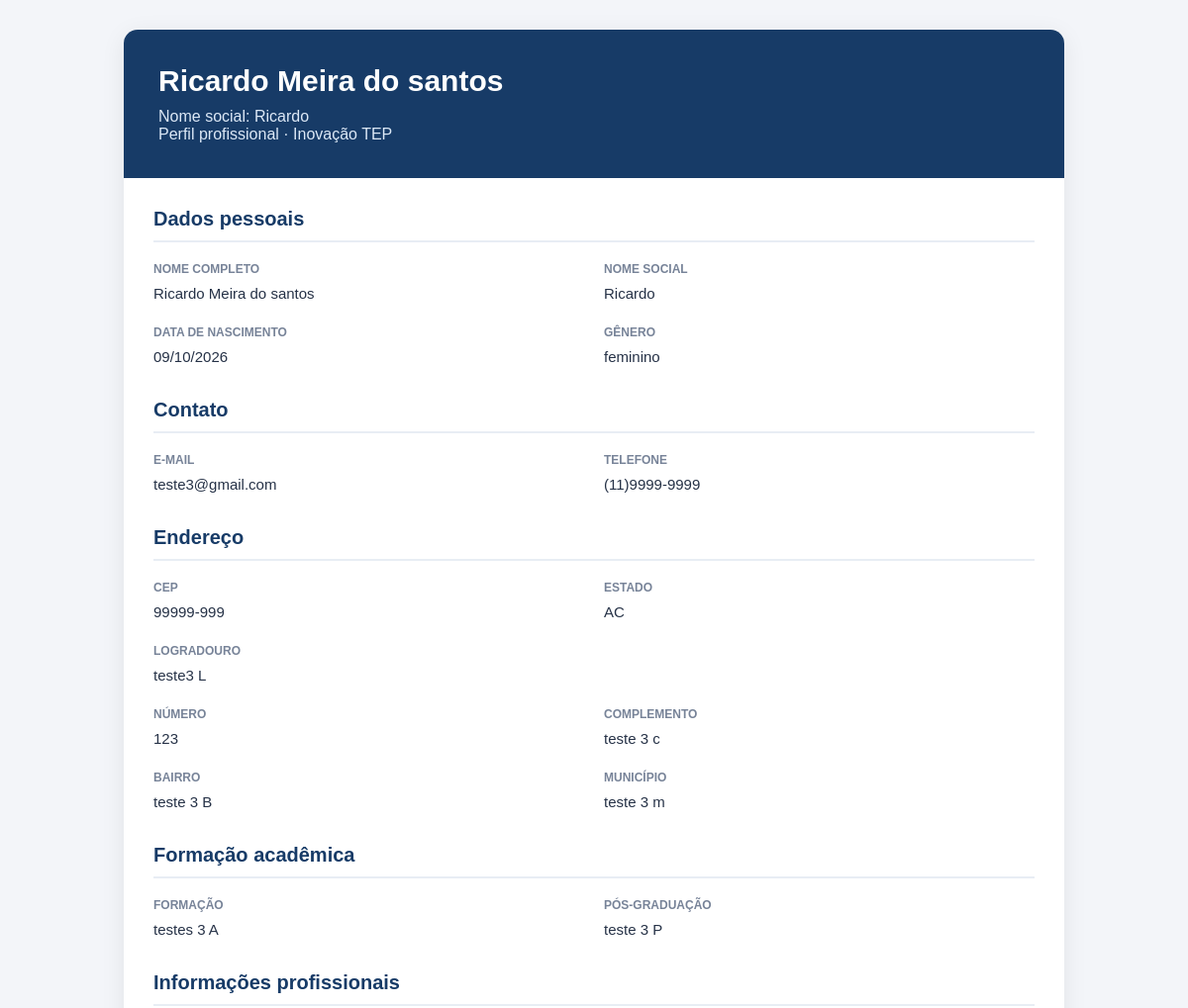
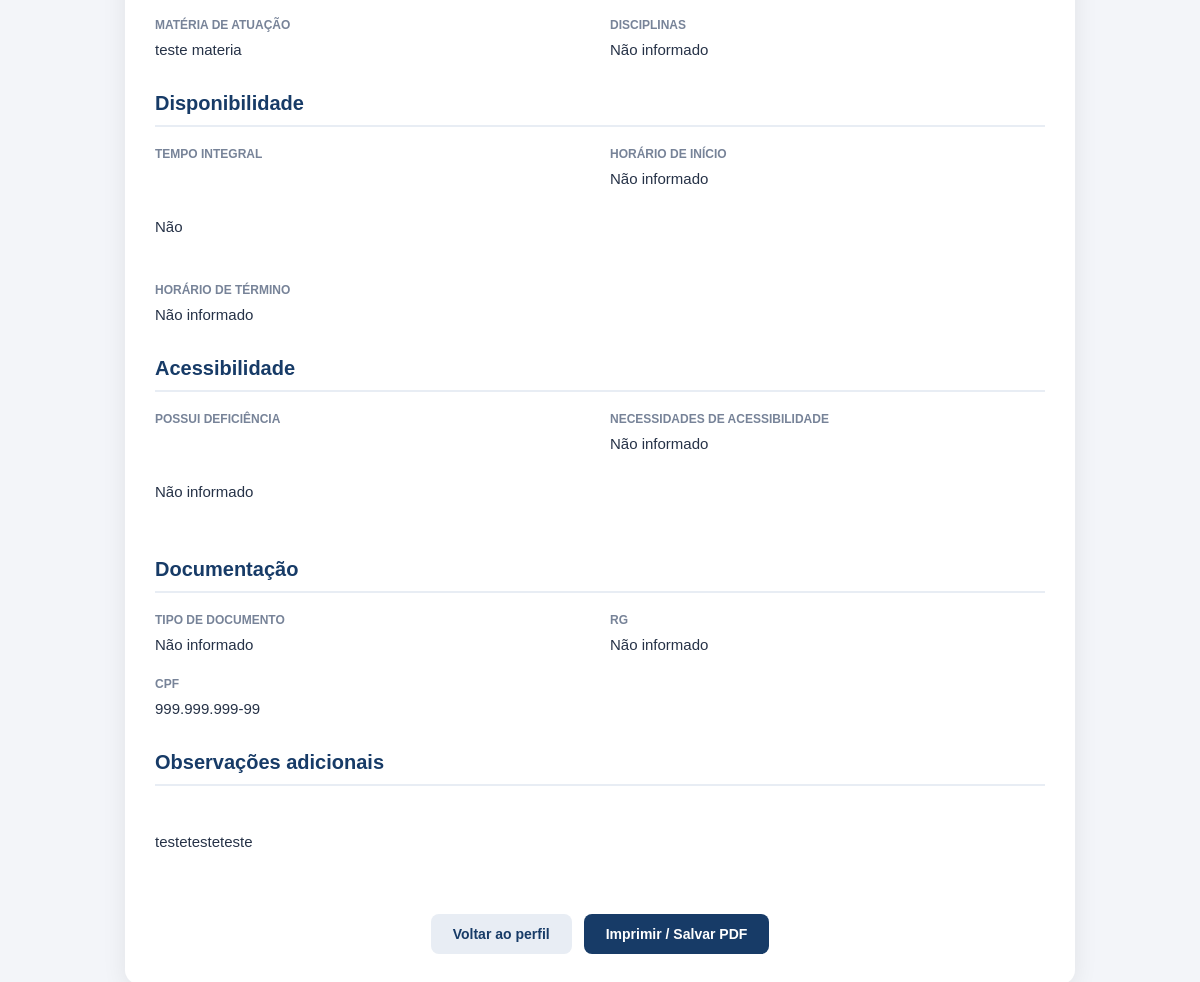
The app's page /usuario/colaborador/informacoes/ (signed in), older data (2 pictures, top to bottom).
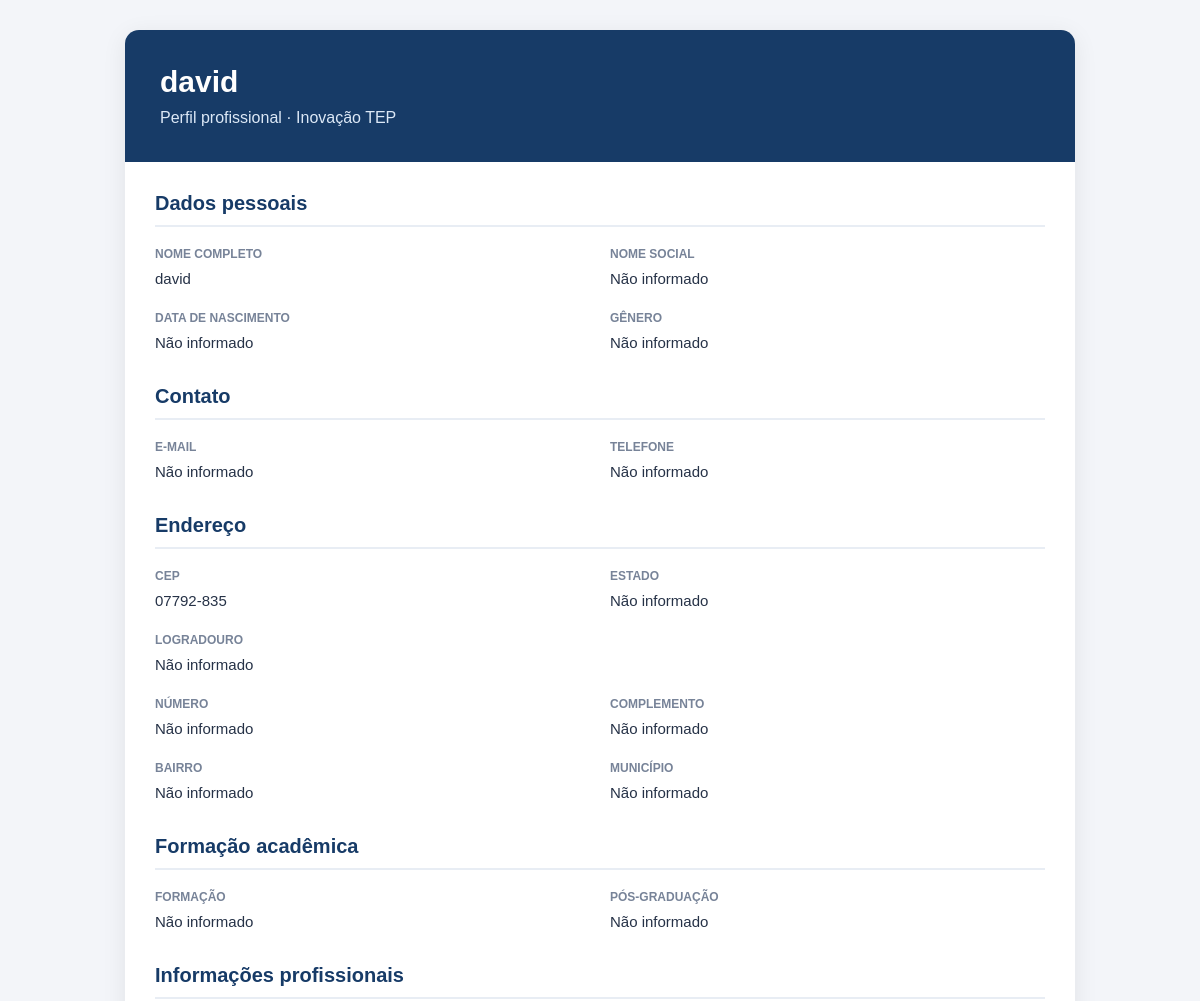
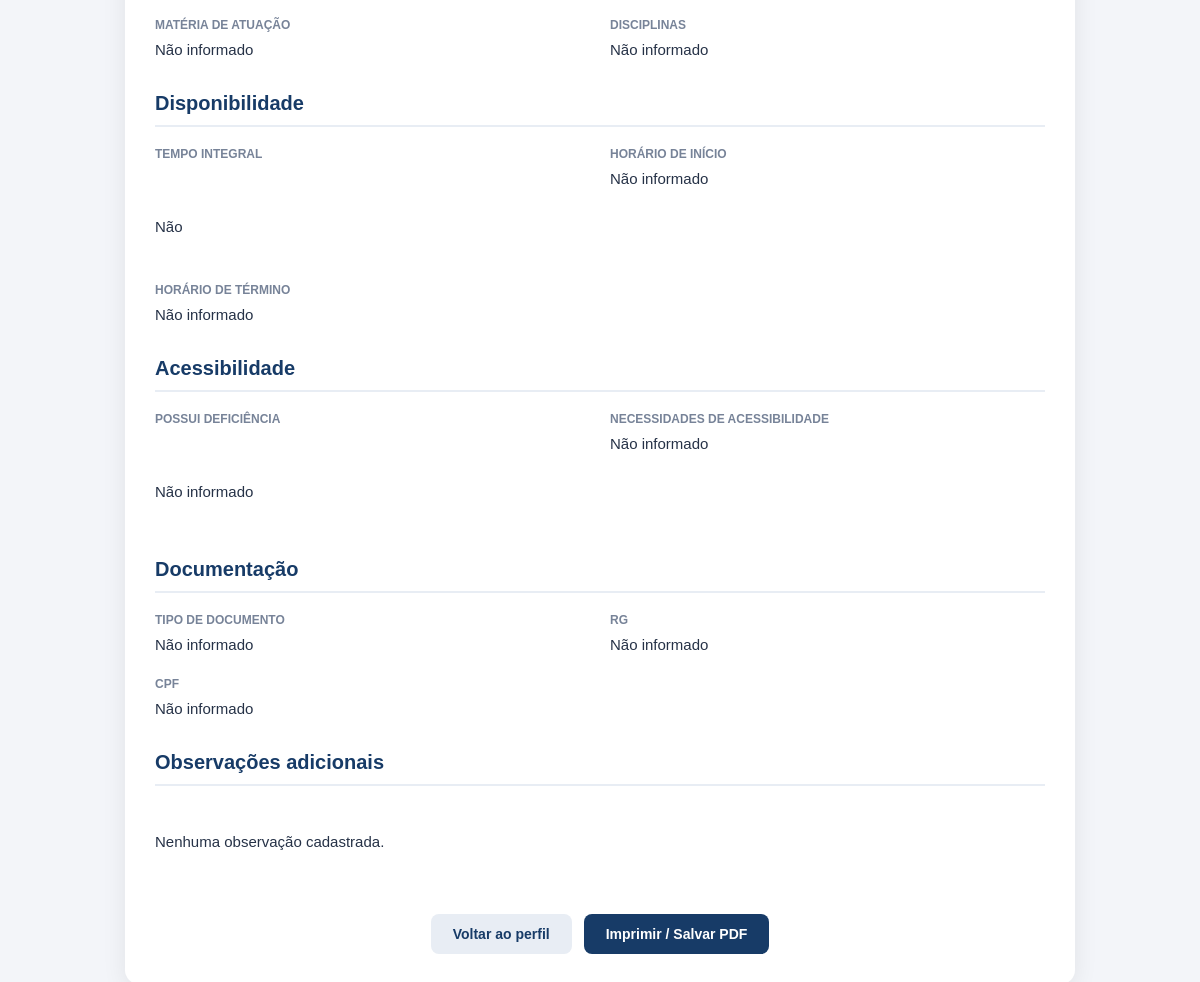
The same page, newer data (2 pictures, top to bottom).
### usuario/models.py (models this page shows, shortened)
class InformacoesColaborador(models.Model):
    usuario = models.OneToOneField(
        Usuarios, on_delete=models.CASCADE, related_name="informacoes_colaborador"
    )
    nome_completo = models.CharField(max_length=255, blank=True)
    nome_social = models.CharField(max_length=255, blank=True)
    data_nascimento = models.DateField(null=True, blank=True)
    genero = models.CharField(max_length=30, blank=True)
    possui_deficiencia = models.CharField(max_length=10, blank=True)
    necessidades_acessibilidade = models.TextField(blank=True)
    email = models.EmailField(blank=True)
    telefone = models.CharField(max_length=20, blank=True)
    cep = models.CharField(max_length=9, blank=True)
    numero = models.CharField(max_length=20, blank=True)
    logradouro = models.CharField(max_length=255, blank=True)
    complemento = models.CharField(max_length=255, blank=True)
    bairro = models.CharField(max_length=100, blank=True)
    municipio = models.CharField(max_length=100, blank=True)
    uf = models.CharField(max_length=2, blank=True)
    tipo_documento = models.CharField(max_length=20, blank=True)
    rg = models.CharField(max_length=30, blank=True)
    cpf = models.CharField(max_length=14, blank=True)
    materia = models.CharField(max_length=100, blank=True)
    tempo_integral = models.BooleanField(default=False)
    horario_inicio = models.TimeField(null=True, blank=True)
    horario_fim = models.TimeField(null=True, blank=True)
    formacao = models.CharField(max_length=255, blank=True)
    pos_graduacao = models.CharField(max_length=255, blank=True)
    disciplinas = models.JSONField(default=list, blank=True)
    observacoes = models.TextField(max_length=1000, blank=True)
    class Meta:
        db_table = "informacoes_colaborador"
        verbose_name = "Informação do colaborador"
        verbose_name_plural = "Informações dos colaboradores"

### usuario/views.py (the view)
# urls.py: path('colaborador/informacoes/', views.informacoes_colaborador, name='informacoes_colaborador'),
def informacoes_colaborador(request):
    usuario_id = request.session.get("usuario_id")
    if not usuario_id:
        return redirect("login_colaborador")
    try:
        usuario = Usuarios.objects.get(pk=usuario_id)
    except Usuarios.DoesNotExist:
        request.session.flush()
        return redirect("login_colaborador")
    try:
        informacoes = InformacoesColaborador.objects.get(usuario_id=usuario.pk)
    except InformacoesColaborador.DoesNotExist:
        informacoes = None
    return render(
        request,
        "usuarios/informacoes_colaborador.html",
        {
            "usuario": usuario,
            "informacoes": informacoes,
        },
    )

### templates/usuarios/informacoes_colaborador.html (shortened to what this page needs)
{% load static %}
<!DOCTYPE html>
<html lang="pt-br">
<head>
</head>
<body>
<div class="curriculo">
    <header class="cabecalho">
        <h1>{{ informacoes.nome_completo|default:"Currículo do colaborador" }}</h1>
        {% if informacoes.nome_social %}
            <p>Nome social: {{ informacoes.nome_social }}</p>
        {% endif %}
        <p>Perfil profissional · Inovação TEP</p>
    </header>
    <main class="conteudo">
        <section class="secao">
            <h2>Dados pessoais</h2>
            <div class="grade">
                <div class="campo">
                    <span class="rotulo">Nome completo</span>
                    <div class="valor">{{ informacoes.nome_completo|default:"Não informado" }}</div>
                </div>
                <div class="campo">
                    <span class="rotulo">Nome social</span>
                    <div class="valor">{{ informacoes.nome_social|default:"Não informado" }}</div>
                </div>
                <div class="campo">
                    <span class="rotulo">Data de nascimento</span>
                    <div class="valor">{{ informacoes.data_nascimento|date:"d/m/Y"|default:"Não informado" }}</div>
                </div>
                <div class="campo">
                    <span class="rotulo">Gênero</span>
                    <div class="valor">{{ informacoes.genero|default:"Não informado" }}</div>
                </div>
            </div>
        </section>
        <section class="secao">
            <h2>Contato</h2>
            <div class="grade">
                <div class="campo">
                    <span class="rotulo">E-mail</span>
                    <div class="valor">{{ informacoes.email|default:"Não informado" }}</div>
                </div>
                <div class="campo">
                    <span class="rotulo">Telefone</span>
                    <div class="valor">{{ informacoes.telefone|default:"Não informado" }}</div>
                </div>
            </div>
        </section>
        <section class="secao">
            <h2>Endereço</h2>
            <div class="grade">
                <div class="campo">
                    <span class="rotulo">CEP</span>
                    <div class="valor">{{ informacoes.cep|default:"Não informado" }}</div>
                </div>
                <div class="campo">
                    <span class="rotulo">Estado</span>
                    <div class="valor">{{ informacoes.uf|default:"Não informado" }}</div>
                </div>
                <div class="campo campo-completo">
                    <span class="rotulo">Logradouro</span>
                    <div class="valor">{{ informacoes.logradouro|default:"Não informado" }}</div>
                </div>
                <div class="campo">
                    <span class="rotulo">Número</span>
                    <div class="valor">{{ informacoes.numero|default:"Não informado" }}</div>
                </div>
                <div class="campo">
                    <span class="rotulo">Complemento</span>
                    <div class="valor">{{ informacoes.complemento|default:"Não informado" }}</div>
                </div>
                <div class="campo">
                    <span class="rotulo">Bairro</span>
                    <div class="valor">{{ informacoes.bairro|default:"Não informado" }}</div>
                </div>
                <div class="campo">
                    <span class="rotulo">Município</span>
                    <div class="valor">{{ informacoes.municipio|default:"Não informado" }}</div>
                </div>
            </div>
        </section>
        <section class="secao">
            <h2>Formação acadêmica</h2>
            <div class="grade">
                <div class="campo">
                    <span class="rotulo">Formação</span>
                    <div class="valor">{{ informacoes.formacao|default:"Não informado" }}</div>
                </div>
                <div class="campo">
                    <span class="rotulo">Pós-graduação</span>
                    <div class="valor">{{ informacoes.pos_graduacao|default:"Não informado" }}</div>
                </div>
            </div>
        </section>
        <section class="secao">
            <h2>Informações profissionais</h2>
            <div class="grade">
                <div class="campo">
                    <span class="rotulo">Matéria de atuação</span>
                    <div class="valor">{{ informacoes.materia|default:"Não informado" }}</div>
                </div>
                <div class="campo">
                    <span class="rotulo">Disciplinas</span>
                    <div class="valor">{{ informacoes.disciplinas|default:"Não informado" }}</div>
                </div>
            </div>
        </section>
        <section class="secao">
            <h2>Disponibilidade</h2>
            <div class="grade">
                <div class="campo">
                    <span class="rotulo">Tempo integral</span>
                    <div class="valor">
                        {% if informacoes.tempo_integral == True %}
                            Sim
                        {% elif informacoes.tempo_integral == False %}
                            Não
                        {% else %}
                            Não informado
                        {% endif %}
                    </div>
                </div>
                <div class="campo">
                    <span class="rotulo">Horário de início</span>
                    <div class="valor">{{ informacoes.horario_inicio|default:"Não informado" }}</div>
                </div>
                <div class="campo">
                    <span class="rotulo">Horário de término</span>
                    <div class="valor">{{ informacoes.horario_fim|default:"Não informado" }}</div>
                </div>
            </div>
        </section>
        <section class="secao">
            <h2>Acessibilidade</h2>
            <div class="grade">
                <div class="campo">
                    <span class="rotulo">Possui deficiência</span>
                    <div class="valor">
                        {% if informacoes.possui_deficiencia == True %}
                            Sim
                        {% elif informacoes.possui_deficiencia == False %}
                            Não
                        {% else %}
                            Não informado
                        {% endif %}
                    </div>
                </div>
                <div class="campo">
                    <span class="rotulo">Necessidades de acessibilidade</span>
                    <div class="valor">{{ informacoes.necessidades_acessibilidade|default:"Não informado" }}</div>
                </div>
            </div>
        </section>
        <section class="secao">
            <h2>Documentação</h2>
            <div class="grade">
                <div class="campo">
                    <span class="rotulo">Tipo de documento</span>
                    <div class="valor">{{ informacoes.tipo_documento|default:"Não informado" }}</div>
                </div>
                <div class="campo">
                    <span class="rotulo">RG</span>
                    <div class="valor">{{ informacoes.rg|default:"Não informado" }}</div>
                </div>
                <div class="campo">
                    <span class="rotulo">CPF</span>
                    <div class="valor">{{ informacoes.cpf|default:"Não informado" }}</div>
                </div>
            </div>
        </section>
        <section class="secao">
            <h2>Observações adicionais</h2>
            <div class="valor">
                {{ informacoes.observacoes|default:"Nenhuma observação cadastrada." }}
            </div>
        </section>
    </main>
    <div class="acoes">
        <a href="/usuario/colaborador/" class="botao botao-voltar">
            Voltar ao perfil
        </a>
        <button class="botao botao-imprimir" onclick="window.print()">
            Imprimir / Salvar PDF
        </button>
    </div>
</div>
</body>
</html>

### templates/usuarios/informacoes_colaborador.html (style rules this page uses)
* { box-sizing: border-box; }
body { margin: 0; padding: 30px 15px; background: #f3f5f9; font-family: Arial, sans-serif; color: #263247; }
.curriculo { max-width: 950px; margin: 0 auto; background: #ffffff; border-radius: 14px; overflow: hidden; box-shadow: 0 5px 25px rgba(0, 0, 0, 0.08); }
.cabecalho { padding: 35px; background: #173b67; color: white; }
.cabecalho h1 { margin: 0 0 10px; font-size: 30px; }
.cabecalho p { margin: 0; color: #dce8f6; }
.conteudo { padding: 30px; }
.secao { margin-bottom: 30px; }
.secao h2 { margin: 0 0 20px; padding-bottom: 10px; color: #173b67; font-size: 20px; border-bottom: 2px solid #e8edf4; }
.grade { display: grid; grid-template-columns: repeat(2, minmax(0, 1fr)); gap: 20px; }
.campo { min-width: 0; overflow-wrap: anywhere; }
.campo-completo { grid-column: 1 / -1; }
.rotulo { display: block; margin-bottom: 6px; color: #778398; font-size: 12px; font-weight: bold; text-transform: uppercase; }
.valor { color: #263247; font-size: 15px; line-height: 1.6; white-space: pre-line; }
.acoes { display: flex; justify-content: center; gap: 12px; padding: 0 30px 30px; flex-wrap: wrap; }
.botao { padding: 12px 22px; border: none; border-radius: 8px; cursor: pointer; font-size: 14px; font-weight: bold; text-decoration: none; }
.botao-voltar { background: #e8edf4; color: #173b67; }
.botao-imprimir { background: #173b67; color: white; }

Row changes from the older to the newer data that the page shows:
changed InformacoesColaborador "Não informado": nome_completo "Ricardo Meira do santos" → "david"; nome_social "Ricardo" → "Não informado"; data_nascimento "09/10/2026" → "Não informado"; genero "feminino" → "Não informado"; email "teste3@gmail.com" → "Não informado"; telefone "(11)9999-9999" → "Não informado"; cep "99999-999" → "07792-835"; uf "AC" → "Não informado"; logradouro "teste3 L" → "Não informado"; numero "123" → "Não informado"; complemento "teste 3 c" → "Não informado"; bairro "teste 3 B" → "Não informado"; municipio "teste 3 m" → "Não informado"; formacao "testes 3 A" → "Não informado"; pos_graduacao "teste 3 P" → "Não informado"; materia "teste materia" → "Não informado"; cpf "999.999.999-99" → "Não informado"; observacoes "testetesteteste" → "Nenhuma observação cadastrada."; nome_social "Ricardo" → (not shown)
Text that changed along with them:
text no longer shown: "Nome social:"
